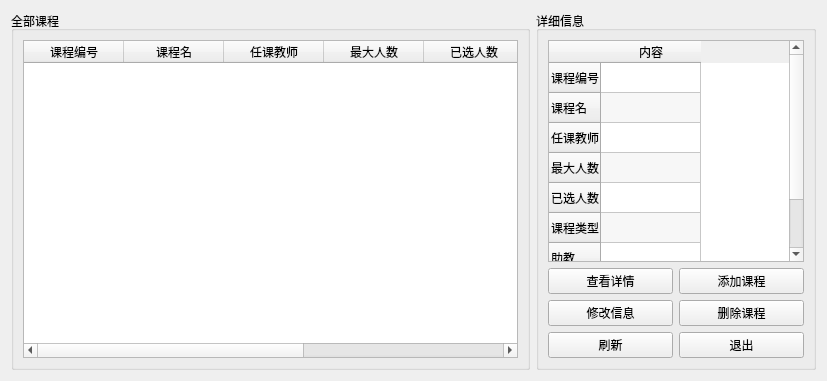
<?xml version="1.0" encoding="UTF-8"?>
<ui version="4.0">
 <class>AdminCourseListWidgetClass</class>
 <widget class="QWidget" name="AdminCourseListWidgetClass">
  <property name="geometry">
   <rect>
    <x>0</x>
    <y>0</y>
    <width>827</width>
    <height>381</height>
   </rect>
  </property>
  <property name="windowTitle">
   <string>课程管理</string>
  </property>
  <layout class="QGridLayout" name="gridLayout">
   <item row="0" column="1">
    <widget class="QGroupBox" name="groupBox_2">
     <property name="title">
      <string>详细信息</string>
     </property>
     <layout class="QGridLayout" name="gridLayout_3">
      <item row="2" column="1">
       <widget class="QPushButton" name="pushButton_6">
        <property name="text">
         <string>添加课程</string>
        </property>
       </widget>
      </item>
      <item row="3" column="0">
       <widget class="QPushButton" name="pushButton_4">
        <property name="text">
         <string>修改信息</string>
        </property>
       </widget>
      </item>
      <item row="3" column="1">
       <widget class="QPushButton" name="pushButton_5">
        <property name="text">
         <string>删除课程</string>
        </property>
       </widget>
      </item>
      <item row="0" column="0" colspan="2">
       <widget class="QTableWidget" name="tableWidget_2">
        <property name="editTriggers">
         <set>QAbstractItemView::NoEditTriggers</set>
        </property>
        <property name="alternatingRowColors">
         <bool>true</bool>
        </property>
        <property name="selectionMode">
         <enum>QAbstractItemView::NoSelection</enum>
        </property>
        <row>
         <property name="text">
          <string>课程编号</string>
         </property>
        </row>
        <row>
         <property name="text">
          <string>课程名</string>
         </property>
        </row>
        <row>
         <property name="text">
          <string>任课教师</string>
         </property>
        </row>
        <row>
         <property name="text">
          <string>最大人数</string>
         </property>
        </row>
        <row>
         <property name="text">
          <string>已选人数</string>
         </property>
        </row>
        <row>
         <property name="text">
          <string>课程类型</string>
         </property>
        </row>
        <row>
         <property name="text">
          <string>助教</string>
         </property>
        </row>
        <row>
         <property name="text">
          <string>已选学生</string>
         </property>
        </row>
        <column>
         <property name="text">
          <string>内容</string>
         </property>
        </column>
       </widget>
      </item>
      <item row="4" column="0">
       <widget class="QPushButton" name="pushButton">
        <property name="text">
         <string>刷新</string>
        </property>
       </widget>
      </item>
      <item row="2" column="0">
       <widget class="QPushButton" name="pushButton_3">
        <property name="text">
         <string>查看详情</string>
        </property>
       </widget>
      </item>
      <item row="4" column="1">
       <widget class="QPushButton" name="pushButton_2">
        <property name="text">
         <string>退出</string>
        </property>
       </widget>
      </item>
     </layout>
    </widget>
   </item>
   <item row="0" column="0">
    <widget class="QGroupBox" name="groupBox">
     <property name="title">
      <string>全部课程</string>
     </property>
     <layout class="QGridLayout" name="gridLayout_2">
      <item row="0" column="0">
       <widget class="QTableWidget" name="tableWidget">
        <property name="editTriggers">
         <set>QAbstractItemView::NoEditTriggers</set>
        </property>
        <property name="dragEnabled">
         <bool>false</bool>
        </property>
        <property name="alternatingRowColors">
         <bool>true</bool>
        </property>
        <property name="selectionMode">
         <enum>QAbstractItemView::SingleSelection</enum>
        </property>
        <property name="selectionBehavior">
         <enum>QAbstractItemView::SelectRows</enum>
        </property>
        <property name="showGrid">
         <bool>false</bool>
        </property>
        <property name="sortingEnabled">
         <bool>false</bool>
        </property>
        <attribute name="horizontalHeaderCascadingSectionResizes">
         <bool>false</bool>
        </attribute>
        <attribute name="verticalHeaderCascadingSectionResizes">
         <bool>false</bool>
        </attribute>
        <column>
         <property name="text">
          <string>课程编号</string>
         </property>
        </column>
        <column>
         <property name="text">
          <string>课程名</string>
         </property>
        </column>
        <column>
         <property name="text">
          <string>任课教师</string>
         </property>
        </column>
        <column>
         <property name="text">
          <string>最大人数</string>
         </property>
        </column>
        <column>
         <property name="text">
          <string>已选人数</string>
         </property>
        </column>
        <column>
         <property name="text">
          <string>课程类型</string>
         </property>
        </column>
        <column>
         <property name="text">
          <string>助教</string>
         </property>
        </column>
       </widget>
      </item>
     </layout>
    </widget>
   </item>
  </layout>
 </widget>
 <resources/>
 <connections>
  <connection>
   <sender>pushButton_6</sender>
   <signal>clicked()</signal>
   <receiver>AdminCourseListWidgetClass</receiver>
   <slot>AddCourse()</slot>
   <hints>
    <hint type="sourcelabel">
     <x>807</x>
     <y>303</y>
    </hint>
    <hint type="destinationlabel">
     <x>635</x>
     <y>283</y>
    </hint>
   </hints>
  </connection>
  <connection>
   <sender>pushButton_3</sender>
   <signal>clicked()</signal>
   <receiver>AdminCourseListWidgetClass</receiver>
   <slot>VerifiedInfo()</slot>
   <hints>
    <hint type="sourcelabel">
     <x>676</x>
     <y>303</y>
    </hint>
    <hint type="destinationlabel">
     <x>596</x>
     <y>283</y>
    </hint>
   </hints>
  </connection>
  <connection>
   <sender>pushButton_4</sender>
   <signal>clicked()</signal>
   <receiver>AdminCourseListWidgetClass</receiver>
   <slot>InfoEdit()</slot>
   <hints>
    <hint type="sourcelabel">
     <x>676</x>
     <y>332</y>
    </hint>
    <hint type="destinationlabel">
     <x>635</x>
     <y>283</y>
    </hint>
   </hints>
  </connection>
  <connection>
   <sender>pushButton_5</sender>
   <signal>clicked()</signal>
   <receiver>AdminCourseListWidgetClass</receiver>
   <slot>DeleteCourse()</slot>
   <hints>
    <hint type="sourcelabel">
     <x>807</x>
     <y>332</y>
    </hint>
    <hint type="destinationlabel">
     <x>635</x>
     <y>283</y>
    </hint>
   </hints>
  </connection>
  <connection>
   <sender>pushButton</sender>
   <signal>clicked()</signal>
   <receiver>AdminCourseListWidgetClass</receiver>
   <slot>Refresh()</slot>
   <hints>
    <hint type="sourcelabel">
     <x>676</x>
     <y>361</y>
    </hint>
    <hint type="destinationlabel">
     <x>635</x>
     <y>283</y>
    </hint>
   </hints>
  </connection>
  <connection>
   <sender>pushButton_2</sender>
   <signal>clicked()</signal>
   <receiver>AdminCourseListWidgetClass</receiver>
   <slot>Exit()</slot>
   <hints>
    <hint type="sourcelabel">
     <x>807</x>
     <y>361</y>
    </hint>
    <hint type="destinationlabel">
     <x>631</x>
     <y>250</y>
    </hint>
   </hints>
  </connection>
 </connections>
 <slots>
  <slot>DeleteCourse()</slot>
  <slot>AddCourse()</slot>
  <slot>VerifiedInfo()</slot>
  <slot>InfoEdit()</slot>
  <slot>Refresh()</slot>
  <slot>SelectAssistant()</slot>
  <slot>Exit()</slot>
  <slot>InputCourse()</slot>
 </slots>
</ui>
